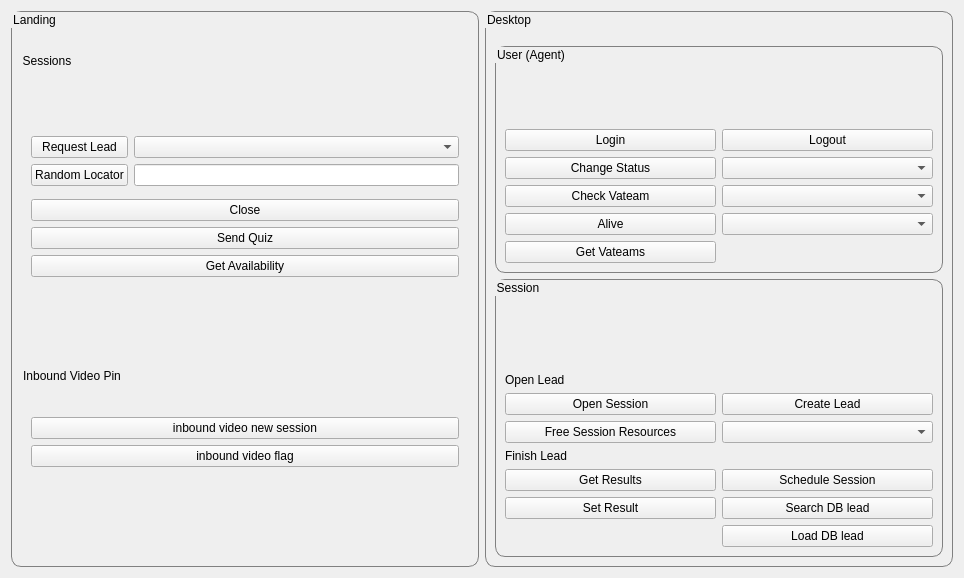
<?xml version="1.0" encoding="UTF-8"?>
<ui version="4.0">
 <class>LMForm</class>
 <widget class="QWidget" name="LMForm">
  <property name="geometry">
   <rect>
    <x>0</x>
    <y>0</y>
    <width>964</width>
    <height>578</height>
   </rect>
  </property>
  <property name="windowTitle">
   <string>Form</string>
  </property>
  <property name="styleSheet">
   <string notr="true">QGroupBox{
border-style: solid;
border-width: 1px;
border-radius: 10px;
border-color: grey;
}</string>
  </property>
  <layout class="QHBoxLayout" name="horizontalLayout" stretch="1,1">
   <item>
    <widget class="QGroupBox" name="groupBox">
     <property name="title">
      <string>Landing</string>
     </property>
     <layout class="QVBoxLayout" name="verticalLayout" stretch="1,10,0,0">
      <item>
       <spacer name="verticalSpacer">
        <property name="orientation">
         <enum>Qt::Vertical</enum>
        </property>
        <property name="sizeHint" stdset="0">
         <size>
          <width>20</width>
          <height>40</height>
         </size>
        </property>
       </spacer>
      </item>
      <item>
       <widget class="QGroupBox" name="groupBox_3">
        <property name="styleSheet">
         <string notr="true">QGroupBox{
border-style: solid;
border-width: 1px;
border-radius: 10px;
border-color: transparent;
}</string>
        </property>
        <property name="title">
         <string>Sessions</string>
        </property>
        <layout class="QGridLayout" name="gridLayout_2" rowstretch="10,1,1,1,1,1,1,1,10">
         <item row="1" column="0" rowspan="2">
          <widget class="QPushButton" name="requestLeadButton">
           <property name="sizePolicy">
            <sizepolicy hsizetype="Minimum" vsizetype="Expanding">
             <horstretch>0</horstretch>
             <verstretch>0</verstretch>
            </sizepolicy>
           </property>
           <property name="text">
            <string>Request Lead</string>
           </property>
          </widget>
         </item>
         <item row="5" column="0" colspan="2">
          <widget class="QPushButton" name="closeButton">
           <property name="text">
            <string>Close</string>
           </property>
          </widget>
         </item>
         <item row="8" column="0" colspan="2">
          <spacer name="verticalSpacer_7">
           <property name="orientation">
            <enum>Qt::Vertical</enum>
           </property>
           <property name="sizeHint" stdset="0">
            <size>
             <width>20</width>
             <height>40</height>
            </size>
           </property>
          </spacer>
         </item>
         <item row="1" column="1" rowspan="2">
          <widget class="QComboBox" name="actionComboBox"/>
         </item>
         <item row="6" column="0" colspan="2">
          <widget class="QPushButton" name="sendQuizButton">
           <property name="text">
            <string>Send Quiz</string>
           </property>
          </widget>
         </item>
         <item row="0" column="0" colspan="2">
          <spacer name="verticalSpacer_8">
           <property name="orientation">
            <enum>Qt::Vertical</enum>
           </property>
           <property name="sizeHint" stdset="0">
            <size>
             <width>20</width>
             <height>40</height>
            </size>
           </property>
          </spacer>
         </item>
         <item row="3" column="0">
          <widget class="QPushButton" name="randomLocatorButton">
           <property name="text">
            <string>Random Locator</string>
           </property>
          </widget>
         </item>
         <item row="3" column="1">
          <widget class="QLineEdit" name="locatorLineEdit"/>
         </item>
         <item row="7" column="0" colspan="2">
          <widget class="QPushButton" name="getAvailabilityButton">
           <property name="text">
            <string>Get Availability</string>
           </property>
          </widget>
         </item>
        </layout>
       </widget>
      </item>
      <item>
       <widget class="QGroupBox" name="groupBox_6">
        <property name="styleSheet">
         <string notr="true">QGroupBox{
border-style: solid;
border-width: 1px;
border-radius: 10px;
border-color: transparent;
}</string>
        </property>
        <property name="title">
         <string>Inbound Video Pin</string>
        </property>
        <layout class="QGridLayout" name="gridLayout_4" rowstretch="10,0,0,0,0,0">
         <item row="0" column="0" colspan="2">
          <spacer name="verticalSpacer_11">
           <property name="orientation">
            <enum>Qt::Vertical</enum>
           </property>
           <property name="sizeHint" stdset="0">
            <size>
             <width>20</width>
             <height>40</height>
            </size>
           </property>
          </spacer>
         </item>
         <item row="5" column="0" colspan="2">
          <spacer name="verticalSpacer_10">
           <property name="orientation">
            <enum>Qt::Vertical</enum>
           </property>
           <property name="sizeHint" stdset="0">
            <size>
             <width>20</width>
             <height>40</height>
            </size>
           </property>
          </spacer>
         </item>
         <item row="1" column="0" rowspan="2" colspan="2">
          <widget class="QPushButton" name="ivnewsessionButton">
           <property name="sizePolicy">
            <sizepolicy hsizetype="Minimum" vsizetype="Expanding">
             <horstretch>0</horstretch>
             <verstretch>0</verstretch>
            </sizepolicy>
           </property>
           <property name="text">
            <string>inbound video new session</string>
           </property>
          </widget>
         </item>
         <item row="3" column="0" colspan="2">
          <widget class="QPushButton" name="ivflagButton">
           <property name="text">
            <string>inbound video flag</string>
           </property>
          </widget>
         </item>
        </layout>
       </widget>
      </item>
      <item>
       <spacer name="verticalSpacer_2">
        <property name="orientation">
         <enum>Qt::Vertical</enum>
        </property>
        <property name="sizeHint" stdset="0">
         <size>
          <width>20</width>
          <height>40</height>
         </size>
        </property>
       </spacer>
      </item>
     </layout>
    </widget>
   </item>
   <item>
    <widget class="QGroupBox" name="groupBox_2">
     <property name="title">
      <string>Desktop</string>
     </property>
     <layout class="QVBoxLayout" name="verticalLayout_2" stretch="1,9,11">
      <item>
       <spacer name="verticalSpacer_3">
        <property name="orientation">
         <enum>Qt::Vertical</enum>
        </property>
        <property name="sizeHint" stdset="0">
         <size>
          <width>20</width>
          <height>40</height>
         </size>
        </property>
       </spacer>
      </item>
      <item>
       <widget class="QGroupBox" name="groupBox_4">
        <property name="styleSheet">
         <string notr="true"/>
        </property>
        <property name="title">
         <string>User (Agent)</string>
        </property>
        <layout class="QGridLayout" name="gridLayout">
         <item row="1" column="0">
          <widget class="QPushButton" name="loginButton">
           <property name="text">
            <string>Login</string>
           </property>
          </widget>
         </item>
         <item row="2" column="1">
          <widget class="QComboBox" name="statusComboBox"/>
         </item>
         <item row="3" column="1">
          <widget class="QComboBox" name="vateamComboBox"/>
         </item>
         <item row="3" column="0">
          <widget class="QPushButton" name="checkVateamButton">
           <property name="text">
            <string>Check Vateam</string>
           </property>
          </widget>
         </item>
         <item row="5" column="0">
          <widget class="QPushButton" name="getVateamsButton">
           <property name="text">
            <string>Get Vateams</string>
           </property>
          </widget>
         </item>
         <item row="1" column="1">
          <widget class="QPushButton" name="logoutButton">
           <property name="text">
            <string>Logout</string>
           </property>
          </widget>
         </item>
         <item row="0" column="0" colspan="2">
          <spacer name="verticalSpacer_5">
           <property name="orientation">
            <enum>Qt::Vertical</enum>
           </property>
           <property name="sizeHint" stdset="0">
            <size>
             <width>20</width>
             <height>40</height>
            </size>
           </property>
          </spacer>
         </item>
         <item row="2" column="0">
          <widget class="QPushButton" name="changeStatusButton">
           <property name="text">
            <string>Change Status</string>
           </property>
          </widget>
         </item>
         <item row="4" column="0">
          <widget class="QPushButton" name="aliveButton">
           <property name="text">
            <string>Alive</string>
           </property>
          </widget>
         </item>
         <item row="4" column="1">
          <widget class="QComboBox" name="aliveComboBox"/>
         </item>
        </layout>
       </widget>
      </item>
      <item>
       <widget class="QGroupBox" name="groupBox_5">
        <property name="styleSheet">
         <string notr="true"/>
        </property>
        <property name="title">
         <string>Session</string>
        </property>
        <layout class="QGridLayout" name="gridLayout_3" rowstretch="1,0,0,0,0,0,0,0">
         <item row="7" column="1">
          <widget class="QPushButton" name="loadDBLeadButton">
           <property name="text">
            <string>Load DB lead</string>
           </property>
          </widget>
         </item>
         <item row="5" column="1">
          <widget class="QPushButton" name="scheduleSessionButton">
           <property name="text">
            <string>Schedule Session</string>
           </property>
          </widget>
         </item>
         <item row="1" column="0">
          <widget class="QLabel" name="label_2">
           <property name="text">
            <string>Open Lead</string>
           </property>
          </widget>
         </item>
         <item row="0" column="0" colspan="2">
          <spacer name="verticalSpacer_9">
           <property name="orientation">
            <enum>Qt::Vertical</enum>
           </property>
           <property name="sizeHint" stdset="0">
            <size>
             <width>20</width>
             <height>40</height>
            </size>
           </property>
          </spacer>
         </item>
         <item row="2" column="1">
          <widget class="QPushButton" name="createLeadButton">
           <property name="sizePolicy">
            <sizepolicy hsizetype="Minimum" vsizetype="Maximum">
             <horstretch>0</horstretch>
             <verstretch>0</verstretch>
            </sizepolicy>
           </property>
           <property name="text">
            <string>Create Lead</string>
           </property>
          </widget>
         </item>
         <item row="2" column="0">
          <widget class="QPushButton" name="openSessionButton">
           <property name="text">
            <string>Open Session</string>
           </property>
          </widget>
         </item>
         <item row="4" column="0">
          <widget class="QLabel" name="label">
           <property name="text">
            <string>Finish Lead</string>
           </property>
          </widget>
         </item>
         <item row="3" column="1">
          <widget class="QComboBox" name="sessionTypeComboBox"/>
         </item>
         <item row="3" column="0">
          <widget class="QPushButton" name="freeSessionResourcesButton">
           <property name="text">
            <string>Free Session Resources</string>
           </property>
          </widget>
         </item>
         <item row="6" column="1">
          <widget class="QPushButton" name="searchDBLeadutton">
           <property name="text">
            <string>Search DB lead</string>
           </property>
          </widget>
         </item>
         <item row="6" column="0">
          <widget class="QPushButton" name="setResultButton">
           <property name="sizePolicy">
            <sizepolicy hsizetype="Minimum" vsizetype="Expanding">
             <horstretch>0</horstretch>
             <verstretch>0</verstretch>
            </sizepolicy>
           </property>
           <property name="text">
            <string>Set Result</string>
           </property>
          </widget>
         </item>
         <item row="5" column="0">
          <widget class="QPushButton" name="getResultsButton">
           <property name="text">
            <string>Get Results</string>
           </property>
          </widget>
         </item>
        </layout>
       </widget>
      </item>
     </layout>
    </widget>
   </item>
  </layout>
 </widget>
 <resources/>
 <connections/>
</ui>
